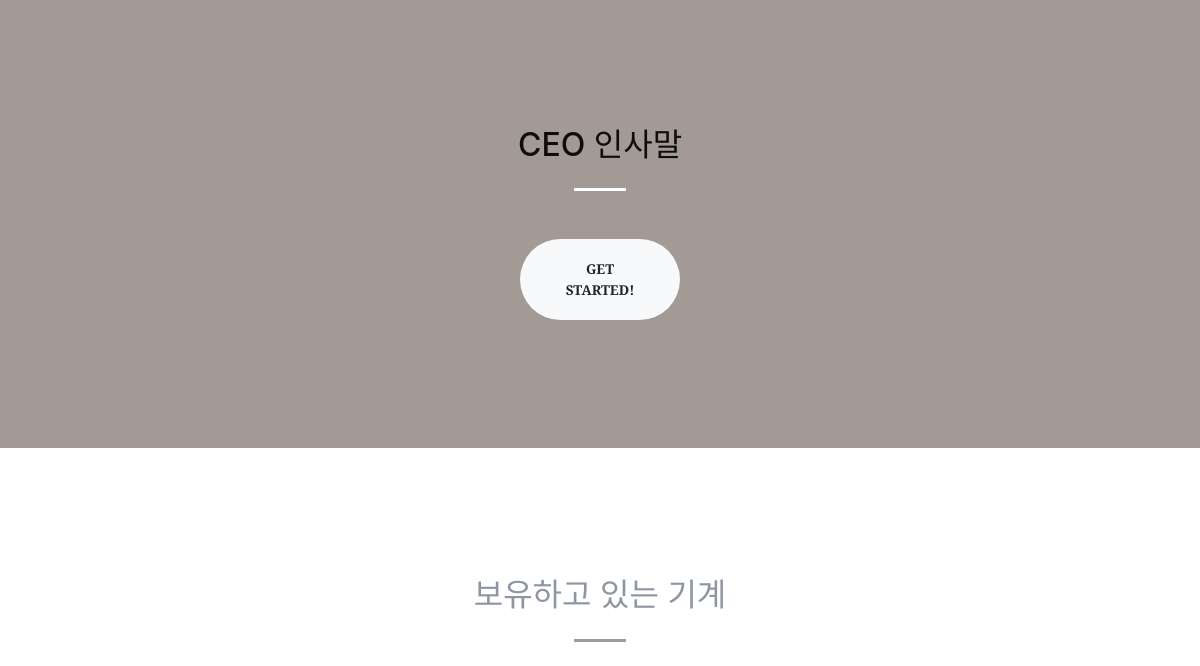
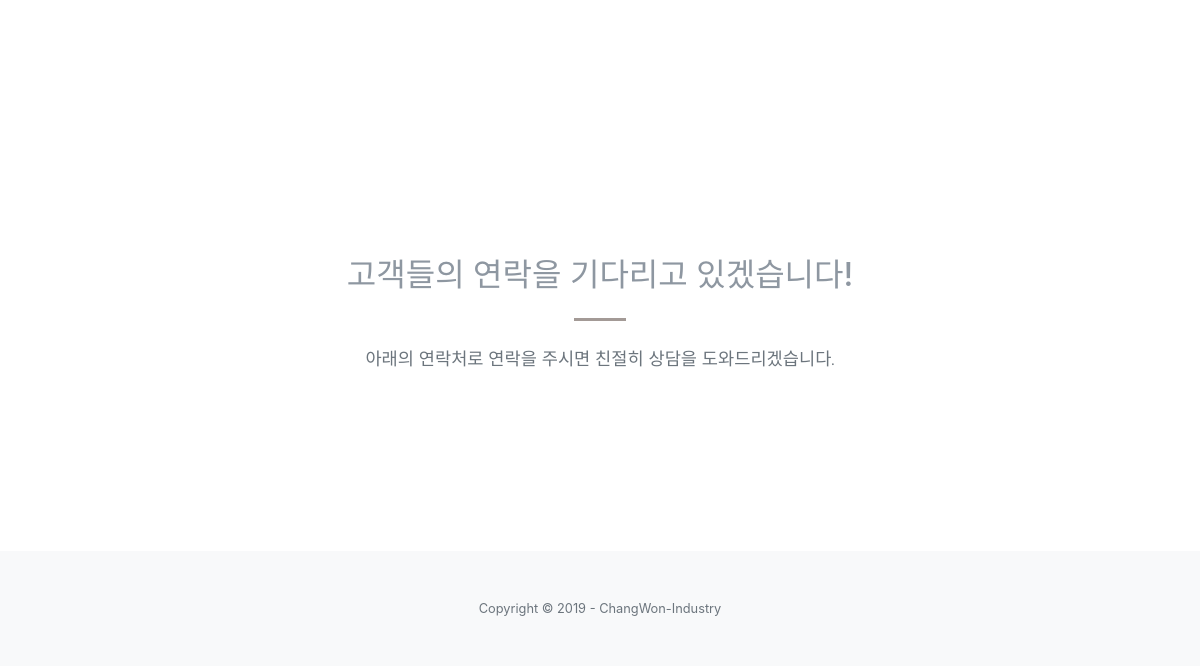
The app's page / (lower part), older data (2 pictures, top to bottom).
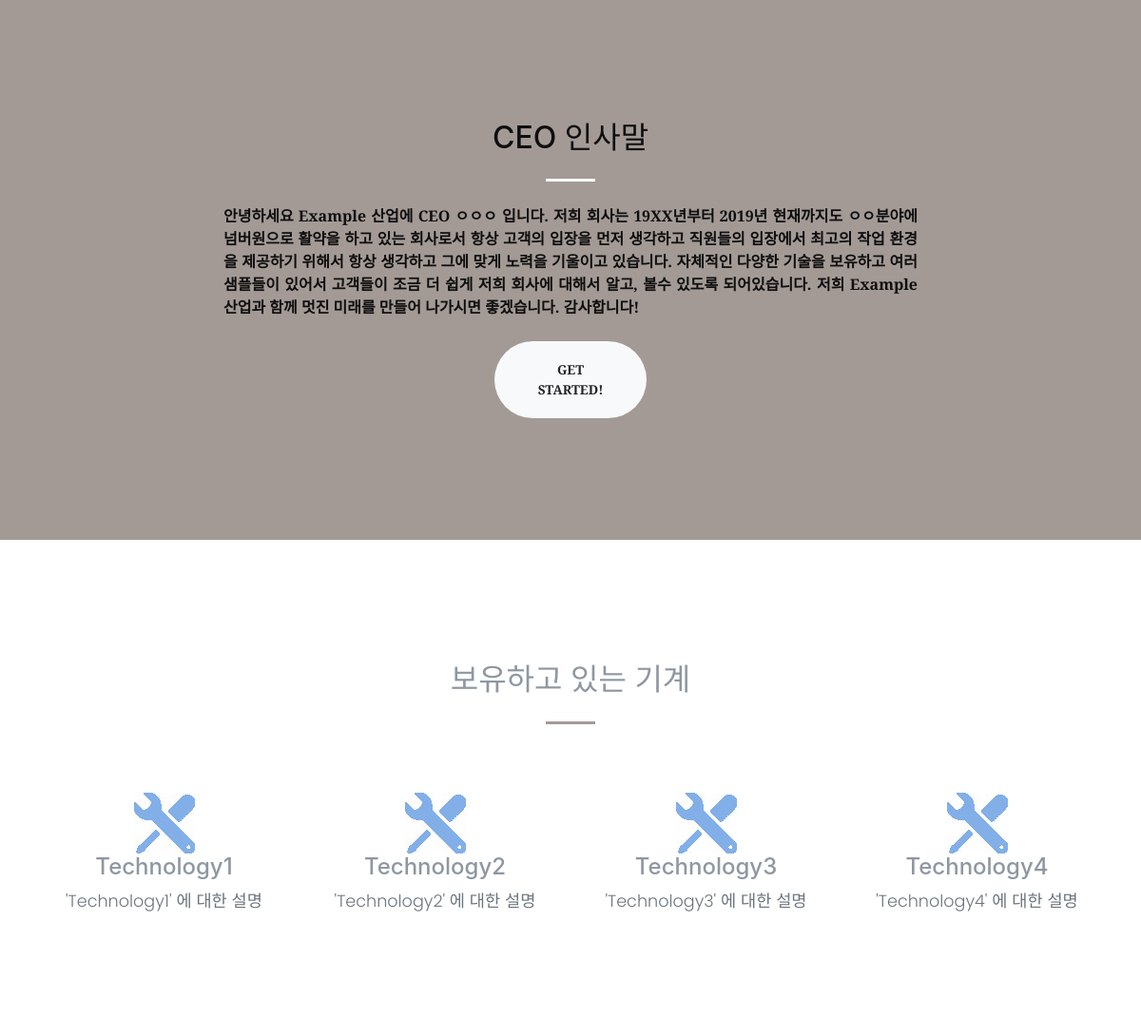
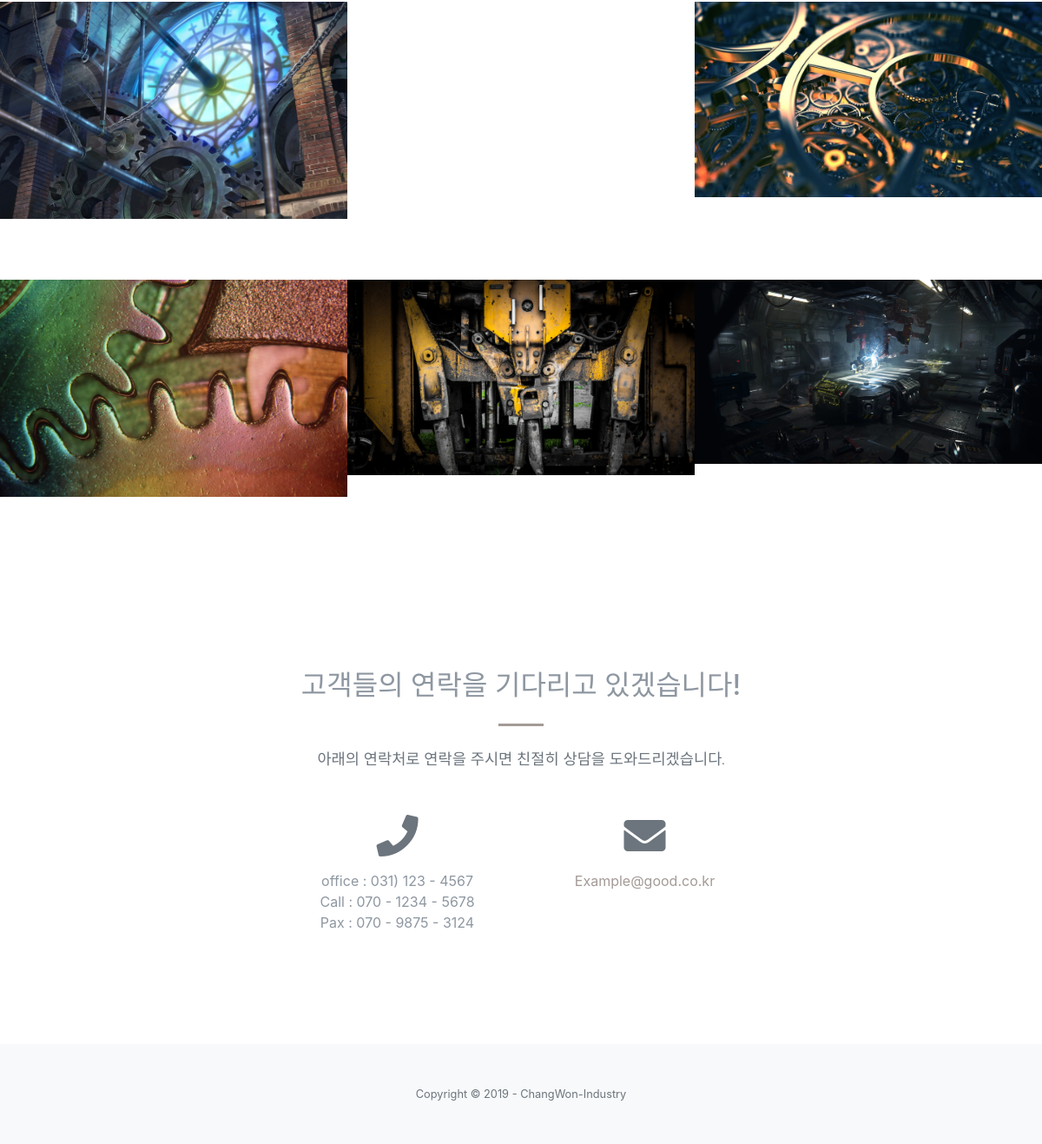
The same page, newer data (2 pictures, top to bottom).
### mainsite/models.py (models this page shows, shortened)
class About(models.Model):
    context = models.TextField()
    def __str__(self):
        return self.context

class Service(models.Model):
    tech_name = models.CharField(max_length=500) #기계 이름
    tech_content = models.TextField() #기계 설명
    def __str__(self):
        return self.tech_name

class Portfolio(models.Model):
    image = models.ImageField(upload_to="portfolio")
    image_thumbnail = ImageSpecField(
        source = 'image',            # 원본 ImageField 명
        processors = [ResizeToFill(960, 720)], # 사이즈 조정
        format = 'JPEG',           # 최종 저장 포맷
        options = {'quality': 60}  # 저장 옵션
    )
    name = models.CharField(max_length=10)    # 상품이름
    description = models.TextField()    # 상품정보

class Contact(models.Model):
    office = models.CharField(max_length = 50) #지사
    call = models.CharField(max_length=100) #전화번호
    pax = models.CharField(max_length=100) #팩스
    email =models.EmailField(max_length=254) #이메일
    def __str__(self):
        return self.office

### mainsite/views.py (the view)
# urls.py: path('', views.main, name="board_main"),
def main(request):
    try:
        client = Intro.objects.all()
        about = About.objects.all()
        tech =  Service.objects.all()
        contact = Contact.objects.all()
        portfolio = Portfolio.objects.all()
    except:
        print("="*10+" mainpage 관련 DB 오류 "+"="*10)
    context = {
        "title":"Chang-Won",
        "client":client,
        "about":about,"tech":tech,
        "contact":contact,
        "path": request.path,  # 현재 경로를 식별하기 위한 값 09.11.09 김영환
        "portfolio": portfolio
    }
    return render(request, 'mainsite/index.html', context)

### mainsite/models.py (called while the page is built)
    def __str__(self):
        return self.client

### mainsite/templates/mainsite/index.html (shortened to what this page needs)
{% extends 'mainsite/layout.html' %}
{% load i18n %}
{% load staticfiles %}
{% block contents %}
<link href="{% static 'mainsite/css/creative.css' %}" rel="stylesheet">
<section class="page-section bg-primary" id="about">
    <div class="container">
        <div class="row justify-content-center">
            <div class="col-lg-8 text-justify">
                <h2 class="text-center text-black mt-0">CEO 인사말</h2>
                <hr class="divider light my-4">
                <b class="text-black mb-4">
                {% for i in about %}
                    {{ i }}
                {% endfor %}
                </b>
                <div style="width:22%; margin:0 auto;">
                    <br>
                    <a class="btn btn-light btn-xl js-scroll-trigger" style="" href="#services">Get Started!</a>
                </div>
            </div>
        </div>
    </div>
</section>
<section class="page-section" id="services">
    <div class="container">
        <h2 class="text-center mt-0">보유하고 있는 기계</h2>
        <hr class="divider my-4">
        <div class="row">
            {% for i in tech %}
            <div class="col-lg-3 col-md-6 text-center">
                <div class="mt-5">
                    <img src="{% static 'mainsite/img/m2.JPG' %}" alt="">
                    <h3 class="h4 mb-2">{{i}}</h3>
                    <p class="text-muted mb-0">{{i.tech_content}}</p>
                </div>
            </div>
            {% endfor %}
        </div>
    </div>
</section>
<section id="portfolio">
    <div class="container-fluid p-0">
        <div class="row no-gutters">
            {% for image in portfolio %}
            <div class="col-lg-4 col-sm-6">
                <a class="portfolio-box show-box-tool" href="{{ image.image.url }}">
                    <img class="img-fluid" src="{{ image.image_thumbnail.url }}" alt="">
                </a>
            </div>
            {% endfor %}
        </div>
    </div>
</section>
<section class="page-section" id="contact">
    <div class="container">
        <div class="row justify-content-center">
            <div class="col-lg-8 text-center">
                <h2 class="mt-0">고객들의 연락을 기다리고 있겠습니다!</h2>
                <hr class="divider my-4">
                <p class="text-muted mb-5">아래의 연락처로 연락을 주시면 친절히 상담을 도와드리겠습니다.</p>
            </div>
        </div>
        <div class="row">
            {% for i in contact %}
            <div class="col-lg-3 ml-auto text-center mb-5 mb-lg-0">
                <i class="fas fa-phone fa-3x mb-3 text-muted"></i>
                <div>office : {{i}}<br/>
                Call : {{i.call}}<br/>
                Pax : {{i.pax}} </div>
            </div>
            <div class="col-lg-3 mr-auto text-center">
                <i class="fas fa-envelope fa-3x mb-3 text-muted"></i>
                <a class="d-block" href="mailto:contact@yourwebsite.com" style="color:rgb(163, 154, 150)">{{i.email}}   </a>
            </div>
            {% endfor %}
        </div>
    </div>
</section>
{% endblock %}

### mainsite/templates/mainsite/layout.html (shortened to what this page needs)
{% load staticfiles %}
<!DOCTYPE html>
<html lang="en">
<head>
    <link href="{% static 'mainsite/vendor/fontawesome-free/css/all.min.css' %}" rel="stylesheet" type="text/css">
    <link href="{% static 'mainsite/vendor/magnific-popup/magnific-popup.css' %}" rel="stylesheet">
    <link href="{% static 'mainsite/css/creative.css' %}" rel="stylesheet">
    <link rel="stylesheet" href="https://cdnjs.cloudflare.com/ajax/libs/malihu-custom-scrollbar-plugin/3.1.5/jquery.mCustomScrollbar.min.css">
    <link href="{% static 'mainsite/css/custom.css' %}" rel="stylesheet">
    <link href="{% static 'products/css/custom2.css' %}" rel="stylesheet">
</head>
<body id="page-top">
    {% block contents %}{% endblock %}
    <footer class="bg-light py-5">
        <div class="container">
            <div class="small text-center text-muted">Copyright &copy; 2019 - ChangWon-Industry</div>
        </div>
    </footer>
</body>
</html>

### mainsite/static/mainsite/css/custom.css (style rules this page uses)
body { font-family: 'Poppins', sans-serif; background: #fafafa; }
p { font-family: 'Poppins', sans-serif; font-size: 1.1em; font-weight: 300; line-height: 1.7em; color: #999; }
a, a:hover, a:focus { color: inherit; text-decoration: none; transition: all 0.3s; }
i, span { display: inline-block; }
.show-box-tool { height: 206px; overflow: hidden; }

Row changes from the older to the newer data that the page shows:
added About: context "안녕하세요 Example 산업에 CEO ㅇㅇㅇ 입니다. 저희 회사는 19XX년부터 2019년 현재까지도 ㅇㅇ분야에 넘버원으로 활약을 하고 있는 회사로서 항상 고객의 입장을 먼저 생각하고 직원들의 입장에서 최고의 작업 환경을 제공하기 위해서 항상 생각하고 그에 맞게 노력을 기울이고 있습니다. 자체적인 다양한 기술을 보유하고 여러 샘플들이 있어서 고객들이 조금 더 쉽게 저희 회사에 대해서 알고, 볼수 있도록 되어있습니다. 저희 Example 산업과 함께 멋진 미래를 만들어 나가시면 좋겠습니다. 감사합니다!"
added Service: tech_name "Technology1", tech_content "'Technology1' 에 대한 설명"
added Service: tech_name "Technology2", tech_content "'Technology2' 에 대한 설명"
added Service: tech_name "Technology3", tech_content "'Technology3' 에 대한 설명"
added Service: tech_name "Technology4", tech_content "'Technology4' 에 대한 설명"
added Portfolio: image_thumbnail (picture)
added Portfolio: image_thumbnail (picture)
added Portfolio: image_thumbnail (picture)
added Portfolio: image_thumbnail (picture)
added Portfolio: image_thumbnail (picture)
added Contact: office "031) 123 - 4567", call "070 - 1234 - 5678", pax "070 - 9875 - 3124", email "Example@good.co.kr"
